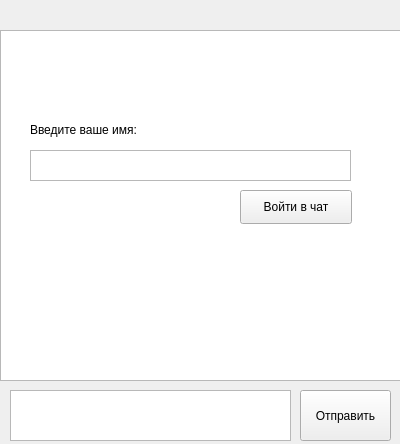
<?xml version="1.0" encoding="UTF-8"?>
<ui version="4.0">
 <class>MainWindow</class>
 <widget class="QMainWindow" name="MainWindow">
  <property name="geometry">
   <rect>
    <x>0</x>
    <y>0</y>
    <width>400</width>
    <height>444</height>
   </rect>
  </property>
  <property name="sizePolicy">
   <sizepolicy hsizetype="Fixed" vsizetype="Fixed">
    <horstretch>0</horstretch>
    <verstretch>0</verstretch>
   </sizepolicy>
  </property>
  <property name="windowTitle">
   <string>Chat</string>
  </property>
  <widget class="QWidget" name="centralWidget">
   <widget class="QWidget" name="mainWidget" native="true">
    <property name="enabled">
     <bool>true</bool>
    </property>
    <property name="geometry">
     <rect>
      <x>0</x>
      <y>0</y>
      <width>401</width>
      <height>451</height>
     </rect>
    </property>
    <widget class="QPushButton" name="btnSend">
     <property name="geometry">
      <rect>
       <x>300</x>
       <y>390</y>
       <width>91</width>
       <height>51</height>
      </rect>
     </property>
     <property name="text">
      <string>Отправить</string>
     </property>
    </widget>
    <widget class="QLabel" name="lblUserName">
     <property name="geometry">
      <rect>
       <x>5</x>
       <y>0</y>
       <width>391</width>
       <height>20</height>
      </rect>
     </property>
     <property name="text">
      <string/>
     </property>
     <property name="textFormat">
      <enum>Qt::PlainText</enum>
     </property>
     <property name="alignment">
      <set>Qt::AlignRight|Qt::AlignTrailing|Qt::AlignVCenter</set>
     </property>
    </widget>
    <widget class="QTextEdit" name="te_Message">
     <property name="geometry">
      <rect>
       <x>10</x>
       <y>390</y>
       <width>281</width>
       <height>51</height>
      </rect>
     </property>
    </widget>
    <widget class="QTextEdit" name="chatText">
     <property name="geometry">
      <rect>
       <x>0</x>
       <y>30</y>
       <width>401</width>
       <height>351</height>
      </rect>
     </property>
     <property name="horizontalScrollBarPolicy">
      <enum>Qt::ScrollBarAlwaysOff</enum>
     </property>
    </widget>
   </widget>
   <widget class="QWidget" name="NameWidget" native="true">
    <property name="geometry">
     <rect>
      <x>0</x>
      <y>0</y>
      <width>401</width>
      <height>381</height>
     </rect>
    </property>
    <widget class="QTextEdit" name="te_Name">
     <property name="geometry">
      <rect>
       <x>30</x>
       <y>150</y>
       <width>321</width>
       <height>31</height>
      </rect>
     </property>
    </widget>
    <widget class="QPushButton" name="btnName">
     <property name="geometry">
      <rect>
       <x>240</x>
       <y>190</y>
       <width>112</width>
       <height>34</height>
      </rect>
     </property>
     <property name="text">
      <string>Войти в чат</string>
     </property>
    </widget>
    <widget class="QLabel" name="lblName">
     <property name="geometry">
      <rect>
       <x>30</x>
       <y>120</y>
       <width>151</width>
       <height>19</height>
      </rect>
     </property>
     <property name="text">
      <string>Введите ваше имя:</string>
     </property>
    </widget>
   </widget>
  </widget>
 </widget>
 <layoutdefault spacing="6" margin="11"/>
 <resources/>
 <connections/>
</ui>
